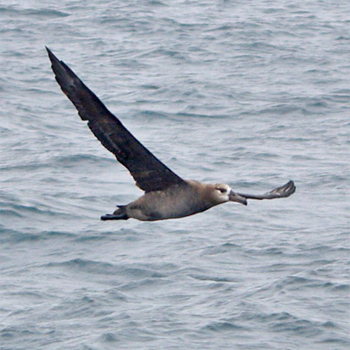
%> input picture code/Black_Footed_Albatross_0006_796065.jpg, 350 x 350 px
$ octave --eval "result = feature_extraction(imread('Black_Footed_Albatross_0006_796065.jpg'));"   (GNU Octave 9; MATLAB toolbox functions it lacks are replaced by stand-ins)
%> lines starting %> are read from the running program, lines starting %| are printed output that depends on the picture; in (x1, y1, x2, y2) boxes, pixels count from 0 and x2, y2 are one past the last pixel; in counts of white or black regions, pixels touching at a corner belong together; the program's own positions count from 1
function [morphImage,edge_I]=feature_extraction(Img)
    grayImage = rgb2gray(Img);
    bwImage = imbinarize(grayImage);
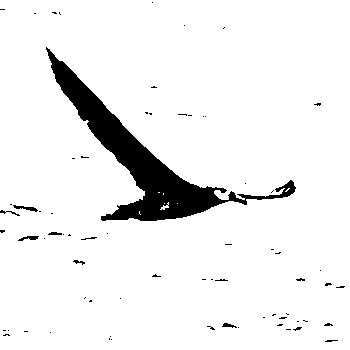
%> bwImage: size 350x350 logical; 93.3% white; 70 black regions (62 under 20 px), largest, box (x1, y1, x2, y2) and area: (46, 47, 296, 221) 7585, (13, 205, 38, 212) 72, (18, 236, 39, 241) 59
    SE=strel('square', 3);
    morphImage=imopen(bwImage, SE);
%> morphImage: size 350x350 logical; 93.2% white; 58 black regions (49 under 20 px), largest, box (x1, y1, x2, y2) and area: (46, 47, 296, 221) 7681, (13, 205, 41, 212) 78, (18, 236, 39, 241) 60
    morphImage=imclose(morphImage, SE);
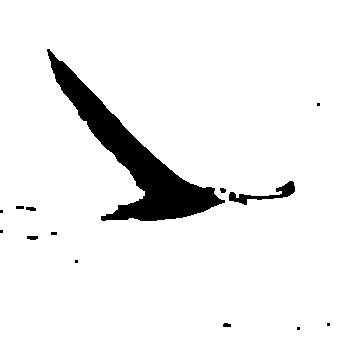
%> morphImage: size 350x350 logical; 93.6% white; 14 black regions (7 under 20 px), largest, box (x1, y1, x2, y2) and area: (47, 49, 225, 221) 7157, (229, 181, 295, 205) 455, (27, 236, 38, 240) 39
    edge_I=canny_edge(Img);
end
function canny2=canny_edge(image)
    img=rgb2gray(image);
    Img=double(img);
    sz=size(img);
%> sz = [350 350]
    %Gaussian卷积平滑滤波
    alf=3;
    n=7;
    n0=floor((n+1)/2);
    for i=1:n
        for j=1:n
           h(i,j)=exp(-((i-n0)^2+(j-n0)^2)/(2*alf))/(2*pi*alf);
        end
     end
    Img_n=uint8(conv2(Img,h,'same'));
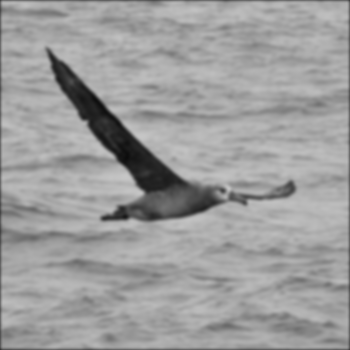
%> Img_n: size 350x350 uint8; min 12, max 199, mean 157.5
    M=zeros(sz(1),sz(2));
    theta=zeros(sz(1),sz(2));
    canny1=zeros(sz(1),sz(2));%非极大值抑制
    canny2=zeros(sz(1),sz(2));%双阈值检测和连接
    Img_n=double(Img_n);
%> Img_n: size 350x350 double
     for i=2:(sz(1)-2)
         for j=2:(sz(2)-2)
             %计算x 和 Y 方向的幅度和方向梯度
             Sx=Img_n(i-1,j-1)+2*Img_n(i,j-1)+Img_n(i+1,j-1)-Img_n(i-1,j+1)-2*Img_n(i,j+1)-Img_n(i+1,j+1);
             Sy=Img_n(i+1,j-1)+2*Img_n(i+1,j)+Img_n(i+1,j+1)-Img_n(i-1,j-1)-2*Img_n(i-1,j)-Img_n(i-1,j+1);
             M(i,j)=sqrt(Sx^2+Sy^2);
             theta(i,j)= atan(Sx/Sy);
             %分四个方向进行比较，非极大值抑制
             dirc=theta(i,j);
             if abs(dirc)<=pi/8
                if (M(i,j)>M(i-1,j-1))&&(M(i,j)>M(i+1,j+1))
                    canny1(i, j)=M(i, j);
                end
            elseif abs(dirc)>=3*pi/8
                if (M(i,j)>M(i-1,j-1))&&(M(i,j)>M(i+1,j+1))
                    canny1(i,j)=M(i,j);
                end
            elseif dirc>pi/8&&dirc<3*pi/8
                if (M(i,j)>M(i-1,j-1))&&(M(i,j)>M(i+1,j+1) )
                    canny1(i,j)=M(i,j);
                end
            elseif dirc>-3*pi/8&&dirc<-pi/8
                if (M(i,j)>M(i-1,j-1))&&(M(i,j)> M(i+1,j+1))
                    canny1(i,j) = M(i,j);
                end
             end
         end
     end
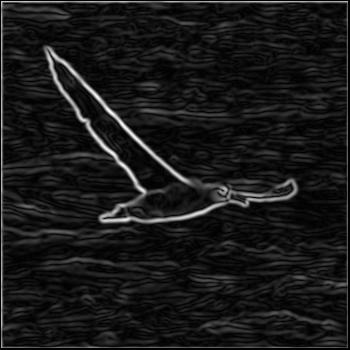
%> M: size 350x350 double; min 0, max 326.7, mean 32; drawn with min black and max white
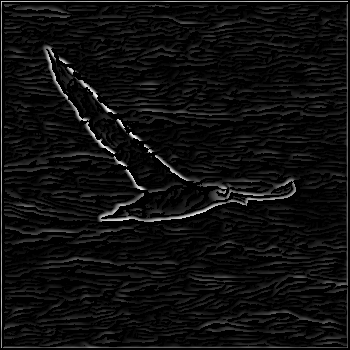
%> canny1: size 350x350 double; min 0, max 326.7, mean 18.8; drawn with min black and max white
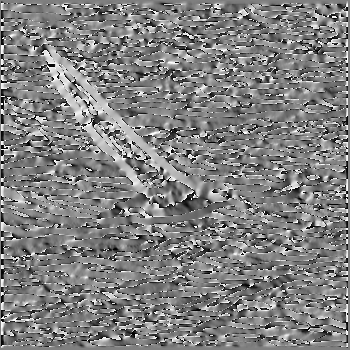
%> theta: size 350x350 double; 0.3% of the values are NaN or infinite; the others: min -1.57, max 1.57, mean 0.0189; drawn with min black, max white, NaN and infinite black
    %双阈值监测和边缘连接
    lowTh =0.2*max(max(canny1));%高阈值
%> lowTh = 65.34
    higtTh=0.4*max(max(canny1));%低阈值
%> higtTh = 130.7
    for i=2:sz(1)
        for j=2:sz(2)
            if canny1(i,j)>lowTh&&canny1(i,j)<higtTh
                canny2(i,j)=canny1(i,j);
            end
        end
    end
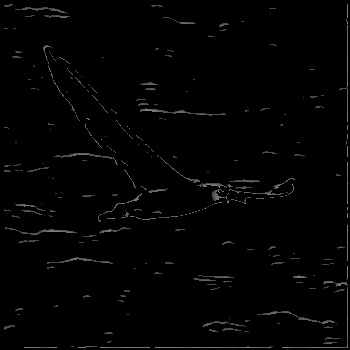
%> canny2: size 350x350 double; min 0, max 130.6, mean 2.9
end

$ run again, on code/Groove_Billed_Ani_0002_1670.jpg
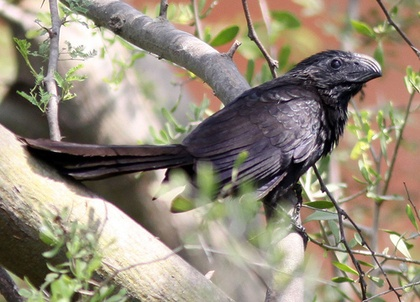
%> input picture code/Groove_Billed_Ani_0002_1670.jpg, 420 x 302 px, shrunk from 500 x 360 before the run
%> bwImage: size 302x420 logical; 65.9% white; 201 black regions (158 under 20 px), largest, box (x1, y1, x2, y2) and area: (0, 0, 420, 302) 34088, (0, 204, 77, 302) 3995, (357, 0, 420, 60) 938
%> after the loop in canny_edge, `for i=2:(sz(1)-2)`:
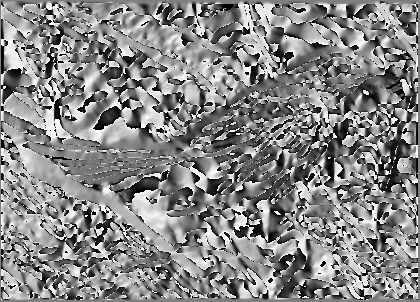
%> theta: size 302x420 double; 0.55% of the values are NaN or infinite; the others: min -1.57, max 1.57, mean 0.103; drawn with min black, max white, NaN and infinite black
%> lowTh = 64.17
%> higtTh = 128.3
%> after the loop in canny_edge, `for i=2:sz(1)`:
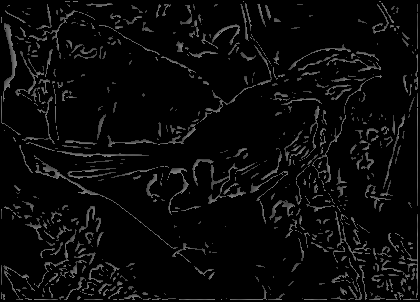
%> canny2: size 302x420 double; min 0, max 128.3, mean 10
